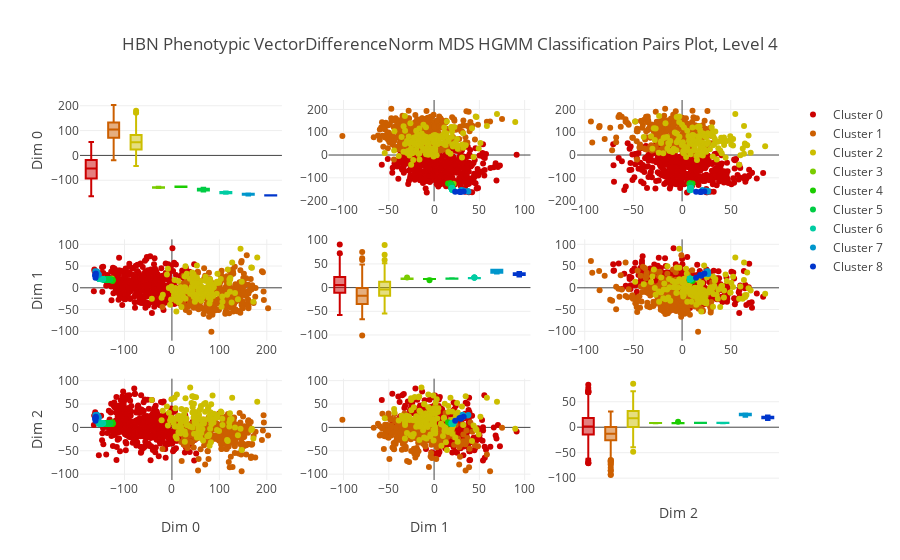

The cell this chart's notebook holds for it:
### Code cell
lpl.HGMMPairsPlot(clustered).plot()

### Figure 1 — Plotly figure (JSON) as saved in the notebook; plotly's stock layout.template omitted (floating-point values rounded to 4 significant figures; data arrays with more than 128 entries replaced by an {"elided": "..."} marker saying what was removed)
{"data": [{"marker": {"color": "rgb(204, 0, 0)"}, "name": null, "showlegend": false, "type": "box", "xaxis": "x1", "y": {"elided": "445 float values"}, "yaxis": "y1"}, {"marker": {"color": "rgb(204, 95, 0)"}, "name": null, "showlegend": false, "type": "box", "xaxis": "x1", "y": {"elided": "289 float values"}, "yaxis": "y1"}, {"marker": {"color": "rgb(204, 190, 0)"}, "name": null, "showlegend": false, "type": "box", "xaxis": "x1", "y": {"elided": "136 float values"}, "yaxis": "y1"}, {"marker": {"color": "rgb(122, 204, 0)"}, "name": null, "showlegend": false, "type": "box", "xaxis": "x1", "y": [-128.4, -129.0, -129.6, -129.8, -126.5, -130.4, -131.3], "yaxis": "y1"}, {"marker": {"color": "rgb(27, 204, 0)"}, "name": null, "showlegend": false, "type": "box", "xaxis": "x1", "y": [-125.3, -124.9, -125.0, -125.2, -125.7, -126.0, -126.8, -126.8, -127.2, -127.6], "yaxis": "y1"}, {"marker": {"color": "rgb(0, 204, 68)"}, "name": null, "showlegend": false, "type": "box", "xaxis": "x1", "y": [-129.9, -131.3, -131.8, -132.2, -132.7, -132.6, -132.9, -133.7, -134.3, -134.2, -134.9, -135.4, -135.6, -135.6, -136.2, -136.2, -136.8, -137.1, -137.3, -137.7, -137.9, -138.3, -138.6, -139.3, -139.6, -139.9, -140.1, -140.8, -140.8, -141.1, -141.7, -141.6, -142.6, -142.2, -142.9, -143.2, -143.8, -143.8, -144.0, -145.3], "yaxis": "y1"}, {"marker": {"color": "rgb(0, 204, 163)"}, "name": null, "showlegend": false, "type": "box", "xaxis": "x1", "y": [-144.9, -145.5, -146.0, -146.5, -146.7, -147.4, -147.1, -147.4, -148.4, -148.4, -149.1, -148.6, -149.7, -149.3, -149.9, -150.6, -150.9, -151.5, -151.8, -151.2, -152.1, -151.9, -152.8, -152.4, -152.7, -154.0, -154.3, -154.5], "yaxis": "y1"}, {"marker": {"color": "rgb(0, 150, 204)"}, "name": null, "showlegend": false, "type": "box", "xaxis": "x1", "y": [-153.9, -157.7, -155.3, -157.7, -161.6], "yaxis": "y1"}, {"marker": {"color": "rgb(0, 54, 204)"}, "name": null, "showlegend": false, "type": "box", "xaxis": "x1", "y": [-160.3, -161.0, -161.0, -161.8, -161.5], "yaxis": "y1"}, {"marker": {"color": "rgb(204, 0, 0)", "size": 6}, "mode": "markers", "name": "Cluster 0", "showlegend": true, "type": "scatter", "x": {"elided": "445 float values"}, "xaxis": "x2", "y": {"elided": "445 float values"}, "yaxis": "y2"}, {"marker": {"color": "rgb(204, 95, 0)", "size": 6}, "mode": "markers", "name": "Cluster 1", "showlegend": true, "type": "scatter", "x": {"elided": "289 float values"}, "xaxis": "x2", "y": {"elided": "289 float values"}, "yaxis": "y2"}, {"marker": {"color": "rgb(204, 190, 0)", "size": 6}, "mode": "markers", "name": "Cluster 2", "showlegend": true, "type": "scatter", "x": {"elided": "136 float values"}, "xaxis": "x2", "y": {"elided": "136 float values"}, "yaxis": "y2"}, {"marker": {"color": "rgb(122, 204, 0)", "size": 6}, "mode": "markers", "name": "Cluster 3", "showlegend": true, "type": "scatter", "x": [19.05, 18.78, 18.28, 18.1, 21.55, 17.98, 18.29], "xaxis": "x2", "y": [-128.4, -129.0, -129.6, -129.8, -126.5, -130.4, -131.3], "yaxis": "y2"}, {"marker": {"color": "rgb(27, 204, 0)", "size": 6}, "mode": "markers", "name": "Cluster 4", "showlegend": true, "type": "scatter", "x": [15.4, 17.9, 18.03, 18.13, 18.04, 17.98, 18.51, 18.4, 18.76, 18.4], "xaxis": "x2", "y": [-125.3, -124.9, -125.0, -125.2, -125.7, -126.0, -126.8, -126.8, -127.2, -127.6], "yaxis": "y2"}, {"marker": {"color": "rgb(0, 204, 68)", "size": 6}, "mode": "markers", "name": "Cluster 5", "showlegend": true, "type": "scatter", "x": [18.69, 18.43, 18.87, 19.22, 18.81, 18.83, 18.51, 18.71, 19.36, 19.47, 19.37, 19.37, 19.59, 19.14, 19.54, 18.93, 18.94, 18.88, 18.82, 19.3, 19.02, 19.23, 19.54, 19.56, 19.32, 19.51, 19.11, 19.27, 19.46, 19.32, 19.58, 19.6, 19.14, 18.78, 19.17, 19.07, 19.15, 19.35, 19.2, 19.88], "xaxis": "x2", "y": [-129.9, -131.3, -131.8, -132.2, -132.7, -132.6, -132.9, -133.7, -134.3, -134.2, -134.9, -135.4, -135.6, -135.6, -136.2, -136.2, -136.8, -137.1, -137.3, -137.7, -137.9, -138.3, -138.6, -139.3, -139.6, -139.9, -140.1, -140.8, -140.8, -141.1, -141.7, -141.6, -142.6, -142.2, -142.9, -143.2, -143.8, -143.8, -144.0, -145.3], "yaxis": "y2"}, {"marker": {"color": "rgb(0, 204, 163)", "size": 6}, "mode": "markers", "name": "Cluster 6", "showlegend": true, "type": "scatter", "x": [19.79, 20.04, 19.53, 19.47, 20.3, 19.77, 20.25, 19.91, 20.03, 20.35, 20.26, 19.86, 20.22, 19.62, 20.16, 20.08, 20.04, 20.16, 20.03, 20.09, 20.93, 19.94, 20.36, 21.08, 20.22, 21.37, 20.73, 21.32], "xaxis": "x2", "y": [-144.9, -145.5, -146.0, -146.5, -146.7, -147.4, -147.1, -147.4, -148.4, -148.4, -149.1, -148.6, -149.7, -149.3, -149.9, -150.6, -150.9, -151.5, -151.8, -151.2, -152.1, -151.9, -152.8, -152.4, -152.7, -154.0, -154.3, -154.5], "yaxis": "y2"}, {"marker": {"color": "rgb(0, 150, 204)", "size": 6}, "mode": "markers", "name": "Cluster 7", "showlegend": true, "type": "scatter", "x": [29.93, 31.49, 32.47, 37.37, 37.91], "xaxis": "x2", "y": [-153.9, -157.7, -155.3, -157.7, -161.6], "yaxis": "y2"}, {"marker": {"color": "rgb(0, 54, 204)", "size": 6}, "mode": "markers", "name": "Cluster 8", "showlegend": true, "type": "scatter", "x": [32.66, 23.31, 27.85, 29.62, 28.96], "xaxis": "x2", "y": [-160.3, -161.0, -161.0, -161.8, -161.5], "yaxis": "y2"}, {"marker": {"color": "rgb(204, 0, 0)", "size": 6}, "mode": "markers", "name": "Cluster 0", "showlegend": false, "type": "scatter", "x": {"elided": "445 float values"}, "xaxis": "x3", "y": {"elided": "445 float values"}, "yaxis": "y3"}, {"marker": {"color": "rgb(204, 95, 0)", "size": 6}, "mode": "markers", "name": "Cluster 1", "showlegend": false, "type": "scatter", "x": {"elided": "289 float values"}, "xaxis": "x3", "y": {"elided": "289 float values"}, "yaxis": "y3"}, {"marker": {"color": "rgb(204, 190, 0)", "size": 6}, "mode": "markers", "name": "Cluster 2", "showlegend": false, "type": "scatter", "x": {"elided": "136 float values"}, "xaxis": "x3", "y": {"elided": "136 float values"}, "yaxis": "y3"}, {"marker": {"color": "rgb(122, 204, 0)", "size": 6}, "mode": "markers", "name": "Cluster 3", "showlegend": false, "type": "scatter", "x": [8.388, 8.396, 8.229, 8.024, 7.696, 8.155, 8.161], "xaxis": "x3", "y": [-128.4, -129.0, -129.6, -129.8, -126.5, -130.4, -131.3], "yaxis": "y3"}, {"marker": {"color": "rgb(27, 204, 0)", "size": 6}, "mode": "markers", "name": "Cluster 4", "showlegend": false, "type": "scatter", "x": [10.72, 8.326, 7.895, 7.949, 8.1, 7.892, 8.239, 8.035, 8.126, 8.118], "xaxis": "x3", "y": [-125.3, -124.9, -125.0, -125.2, -125.7, -126.0, -126.8, -126.8, -127.2, -127.6], "yaxis": "y3"}, {"marker": {"color": "rgb(0, 204, 68)", "size": 6}, "mode": "markers", "name": "Cluster 5", "showlegend": false, "type": "scatter", "x": [8.701, 8.17, 8.38, 8.363, 8.587, 8.451, 8.486, 8.569, 8.747, 8.662, 8.831, 8.691, 8.394, 8.429, 8.63, 8.597, 8.37, 8.387, 8.573, 8.501, 8.778, 8.899, 8.964, 8.789, 8.735, 8.414, 8.423, 8.382, 8.544, 8.64, 8.451, 8.357, 8.542, 8.407, 8.565, 8.927, 8.405, 8.736, 8.528, 8.798], "xaxis": "x3", "y": [-129.9, -131.3, -131.8, -132.2, -132.7, -132.6, -132.9, -133.7, -134.3, -134.2, -134.9, -135.4, -135.6, -135.6, -136.2, -136.2, -136.8, -137.1, -137.3, -137.7, -137.9, -138.3, -138.6, -139.3, -139.6, -139.9, -140.1, -140.8, -140.8, -141.1, -141.7, -141.6, -142.6, -142.2, -142.9, -143.2, -143.8, -143.8, -144.0, -145.3], "yaxis": "y3"}, {"marker": {"color": "rgb(0, 204, 163)", "size": 6}, "mode": "markers", "name": "Cluster 6", "showlegend": false, "type": "scatter", "x": [8.953, 8.972, 8.952, 8.841, 8.753, 8.415, 8.698, 8.536, 8.504, 8.282, 8.5, 7.997, 8.409, 8.089, 8.3, 8.355, 8.653, 8.446, 8.086, 8.318, 8.013, 8.262, 8.232, 8.659, 7.783, 8.132, 8.417, 8.371], "xaxis": "x3", "y": [-144.9, -145.5, -146.0, -146.5, -146.7, -147.4, -147.1, -147.4, -148.4, -148.4, -149.1, -148.6, -149.7, -149.3, -149.9, -150.6, -150.9, -151.5, -151.8, -151.2, -152.1, -151.9, -152.8, -152.4, -152.7, -154.0, -154.3, -154.5], "yaxis": "y3"}, {"marker": {"color": "rgb(0, 150, 204)", "size": 6}, "mode": "markers", "name": "Cluster 7", "showlegend": false, "type": "scatter", "x": [20.75, 26.91, 24.39, 25.26, 26.51], "xaxis": "x3", "y": [-153.9, -157.7, -155.3, -157.7, -161.6], "yaxis": "y3"}, {"marker": {"color": "rgb(0, 54, 204)", "size": 6}, "mode": "markers", "name": "Cluster 8", "showlegend": false, "type": "scatter", "x": [22.94, 14.38, 19.51, 18.54, 19.96], "xaxis": "x3", "y": [-160.3, -161.0, -161.0, -161.8, -161.5], "yaxis": "y3"}, {"marker": {"color": "rgb(204, 0, 0)", "size": 6}, "mode": "markers", "name": "Cluster 0", "showlegend": false, "type": "scatter", "x": {"elided": "445 float values"}, "xaxis": "x4", "y": {"elided": "445 float values"}, "yaxis": "y4"}, {"marker": {"color": "rgb(204, 95, 0)", "size": 6}, "mode": "markers", "name": "Cluster 1", "showlegend": false, "type": "scatter", "x": {"elided": "289 float values"}, "xaxis": "x4", "y": {"elided": "289 float values"}, "yaxis": "y4"}, {"marker": {"color": "rgb(204, 190, 0)", "size": 6}, "mode": "markers", "name": "Cluster 2", "showlegend": false, "type": "scatter", "x": {"elided": "136 float values"}, "xaxis": "x4", "y": {"elided": "136 float values"}, "yaxis": "y4"}, {"marker": {"color": "rgb(122, 204, 0)", "size": 6}, "mode": "markers", "name": "Cluster 3", "showlegend": false, "type": "scatter", "x": [-128.4, -129.0, -129.6, -129.8, -126.5, -130.4, -131.3], "xaxis": "x4", "y": [19.05, 18.78, 18.28, 18.1, 21.55, 17.98, 18.29], "yaxis": "y4"}, {"marker": {"color": "rgb(27, 204, 0)", "size": 6}, "mode": "markers", "name": "Cluster 4", "showlegend": false, "type": "scatter", "x": [-125.3, -124.9, -125.0, -125.2, -125.7, -126.0, -126.8, -126.8, -127.2, -127.6], "xaxis": "x4", "y": [15.4, 17.9, 18.03, 18.13, 18.04, 17.98, 18.51, 18.4, 18.76, 18.4], "yaxis": "y4"}, {"marker": {"color": "rgb(0, 204, 68)", "size": 6}, "mode": "markers", "name": "Cluster 5", "showlegend": false, "type": "scatter", "x": [-129.9, -131.3, -131.8, -132.2, -132.7, -132.6, -132.9, -133.7, -134.3, -134.2, -134.9, -135.4, -135.6, -135.6, -136.2, -136.2, -136.8, -137.1, -137.3, -137.7, -137.9, -138.3, -138.6, -139.3, -139.6, -139.9, -140.1, -140.8, -140.8, -141.1, -141.7, -141.6, -142.6, -142.2, -142.9, -143.2, -143.8, -143.8, -144.0, -145.3], "xaxis": "x4", "y": [18.69, 18.43, 18.87, 19.22, 18.81, 18.83, 18.51, 18.71, 19.36, 19.47, 19.37, 19.37, 19.59, 19.14, 19.54, 18.93, 18.94, 18.88, 18.82, 19.3, 19.02, 19.23, 19.54, 19.56, 19.32, 19.51, 19.11, 19.27, 19.46, 19.32, 19.58, 19.6, 19.14, 18.78, 19.17, 19.07, 19.15, 19.35, 19.2, 19.88], "yaxis": "y4"}, {"marker": {"color": "rgb(0, 204, 163)", "size": 6}, "mode": "markers", "name": "Cluster 6", "showlegend": false, "type": "scatter", "x": [-144.9, -145.5, -146.0, -146.5, -146.7, -147.4, -147.1, -147.4, -148.4, -148.4, -149.1, -148.6, -149.7, -149.3, -149.9, -150.6, -150.9, -151.5, -151.8, -151.2, -152.1, -151.9, -152.8, -152.4, -152.7, -154.0, -154.3, -154.5], "xaxis": "x4", "y": [19.79, 20.04, 19.53, 19.47, 20.3, 19.77, 20.25, 19.91, 20.03, 20.35, 20.26, 19.86, 20.22, 19.62, 20.16, 20.08, 20.04, 20.16, 20.03, 20.09, 20.93, 19.94, 20.36, 21.08, 20.22, 21.37, 20.73, 21.32], "yaxis": "y4"}, {"marker": {"color": "rgb(0, 150, 204)", "size": 6}, "mode": "markers", "name": "Cluster 7", "showlegend": false, "type": "scatter", "x": [-153.9, -157.7, -155.3, -157.7, -161.6], "xaxis": "x4", "y": [29.93, 31.49, 32.47, 37.37, 37.91], "yaxis": "y4"}, {"marker": {"color": "rgb(0, 54, 204)", "size": 6}, "mode": "markers", "name": "Cluster 8", "showlegend": false, "type": "scatter", "x": [-160.3, -161.0, -161.0, -161.8, -161.5], "xaxis": "x4", "y": [32.66, 23.31, 27.85, 29.62, 28.96], "yaxis": "y4"}, {"marker": {"color": "rgb(204, 0, 0)"}, "name": null, "showlegend": false, "type": "box", "xaxis": "x5", "y": {"elided": "445 float values"}, "yaxis": "y5"}, {"marker": {"color": "rgb(204, 95, 0)"}, "name": null, "showlegend": false, "type": "box", "xaxis": "x5", "y": {"elided": "289 float values"}, "yaxis": "y5"}, {"marker": {"color": "rgb(204, 190, 0)"}, "name": null, "showlegend": false, "type": "box", "xaxis": "x5", "y": {"elided": "136 float values"}, "yaxis": "y5"}, {"marker": {"color": "rgb(122, 204, 0)"}, "name": null, "showlegend": false, "type": "box", "xaxis": "x5", "y": [19.05, 18.78, 18.28, 18.1, 21.55, 17.98, 18.29], "yaxis": "y5"}, {"marker": {"color": "rgb(27, 204, 0)"}, "name": null, "showlegend": false, "type": "box", "xaxis": "x5", "y": [15.4, 17.9, 18.03, 18.13, 18.04, 17.98, 18.51, 18.4, 18.76, 18.4], "yaxis": "y5"}, {"marker": {"color": "rgb(0, 204, 68)"}, "name": null, "showlegend": false, "type": "box", "xaxis": "x5", "y": [18.69, 18.43, 18.87, 19.22, 18.81, 18.83, 18.51, 18.71, 19.36, 19.47, 19.37, 19.37, 19.59, 19.14, 19.54, 18.93, 18.94, 18.88, 18.82, 19.3, 19.02, 19.23, 19.54, 19.56, 19.32, 19.51, 19.11, 19.27, 19.46, 19.32, 19.58, 19.6, 19.14, 18.78, 19.17, 19.07, 19.15, 19.35, 19.2, 19.88], "yaxis": "y5"}, {"marker": {"color": "rgb(0, 204, 163)"}, "name": null, "showlegend": false, "type": "box", "xaxis": "x5", "y": [19.79, 20.04, 19.53, 19.47, 20.3, 19.77, 20.25, 19.91, 20.03, 20.35, 20.26, 19.86, 20.22, 19.62, 20.16, 20.08, 20.04, 20.16, 20.03, 20.09, 20.93, 19.94, 20.36, 21.08, 20.22, 21.37, 20.73, 21.32], "yaxis": "y5"}, {"marker": {"color": "rgb(0, 150, 204)"}, "name": null, "showlegend": false, "type": "box", "xaxis": "x5", "y": [29.93, 31.49, 32.47, 37.37, 37.91], "yaxis": "y5"}, {"marker": {"color": "rgb(0, 54, 204)"}, "name": null, "showlegend": false, "type": "box", "xaxis": "x5", "y": [32.66, 23.31, 27.85, 29.62, 28.96], "yaxis": "y5"}, {"marker": {"color": "rgb(204, 0, 0)", "size": 6}, "mode": "markers", "name": "Cluster 0", "showlegend": false, "type": "scatter", "x": {"elided": "445 float values"}, "xaxis": "x6", "y": {"elided": "445 float values"}, "yaxis": "y6"}, {"marker": {"color": "rgb(204, 95, 0)", "size": 6}, "mode": "markers", "name": "Cluster 1", "showlegend": false, "type": "scatter", "x": {"elided": "289 float values"}, "xaxis": "x6", "y": {"elided": "289 float values"}, "yaxis": "y6"}, {"marker": {"color": "rgb(204, 190, 0)", "size": 6}, "mode": "markers", "name": "Cluster 2", "showlegend": false, "type": "scatter", "x": {"elided": "136 float values"}, "xaxis": "x6", "y": {"elided": "136 float values"}, "yaxis": "y6"}, {"marker": {"color": "rgb(122, 204, 0)", "size": 6}, "mode": "markers", "name": "Cluster 3", "showlegend": false, "type": "scatter", "x": [8.388, 8.396, 8.229, 8.024, 7.696, 8.155, 8.161], "xaxis": "x6", "y": [19.05, 18.78, 18.28, 18.1, 21.55, 17.98, 18.29], "yaxis": "y6"}, {"marker": {"color": "rgb(27, 204, 0)", "size": 6}, "mode": "markers", "name": "Cluster 4", "showlegend": false, "type": "scatter", "x": [10.72, 8.326, 7.895, 7.949, 8.1, 7.892, 8.239, 8.035, 8.126, 8.118], "xaxis": "x6", "y": [15.4, 17.9, 18.03, 18.13, 18.04, 17.98, 18.51, 18.4, 18.76, 18.4], "yaxis": "y6"}, {"marker": {"color": "rgb(0, 204, 68)", "size": 6}, "mode": "markers", "name": "Cluster 5", "showlegend": false, "type": "scatter", "x": [8.701, 8.17, 8.38, 8.363, 8.587, 8.451, 8.486, 8.569, 8.747, 8.662, 8.831, 8.691, 8.394, 8.429, 8.63, 8.597, 8.37, 8.387, 8.573, 8.501, 8.778, 8.899, 8.964, 8.789, 8.735, 8.414, 8.423, 8.382, 8.544, 8.64, 8.451, 8.357, 8.542, 8.407, 8.565, 8.927, 8.405, 8.736, 8.528, 8.798], "xaxis": "x6", "y": [18.69, 18.43, 18.87, 19.22, 18.81, 18.83, 18.51, 18.71, 19.36, 19.47, 19.37, 19.37, 19.59, 19.14, 19.54, 18.93, 18.94, 18.88, 18.82, 19.3, 19.02, 19.23, 19.54, 19.56, 19.32, 19.51, 19.11, 19.27, 19.46, 19.32, 19.58, 19.6, 19.14, 18.78, 19.17, 19.07, 19.15, 19.35, 19.2, 19.88], "yaxis": "y6"}, {"marker": {"color": "rgb(0, 204, 163)", "size": 6}, "mode": "markers", "name": "Cluster 6", "showlegend": false, "type": "scatter", "x": [8.953, 8.972, 8.952, 8.841, 8.753, 8.415, 8.698, 8.536, 8.504, 8.282, 8.5, 7.997, 8.409, 8.089, 8.3, 8.355, 8.653, 8.446, 8.086, 8.318, 8.013, 8.262, 8.232, 8.659, 7.783, 8.132, 8.417, 8.371], "xaxis": "x6", "y": [19.79, 20.04, 19.53, 19.47, 20.3, 19.77, 20.25, 19.91, 20.03, 20.35, 20.26, 19.86, 20.22, 19.62, 20.16, 20.08, 20.04, 20.16, 20.03, 20.09, 20.93, 19.94, 20.36, 21.08, 20.22, 21.37, 20.73, 21.32], "yaxis": "y6"}, {"marker": {"color": "rgb(0, 150, 204)", "size": 6}, "mode": "markers", "name": "Cluster 7", "showlegend": false, "type": "scatter", "x": [20.75, 26.91, 24.39, 25.26, 26.51], "xaxis": "x6", "y": [29.93, 31.49, 32.47, 37.37, 37.91], "yaxis": "y6"}, {"marker": {"color": "rgb(0, 54, 204)", "size": 6}, "mode": "markers", "name": "Cluster 8", "showlegend": false, "type": "scatter", "x": [22.94, 14.38, 19.51, 18.54, 19.96], "xaxis": "x6", "y": [32.66, 23.31, 27.85, 29.62, 28.96], "yaxis": "y6"}, {"marker": {"color": "rgb(204, 0, 0)", "size": 6}, "mode": "markers", "name": "Cluster 0", "showlegend": false, "type": "scatter", "x": {"elided": "445 float values"}, "xaxis": "x7", "y": {"elided": "445 float values"}, "yaxis": "y7"}, {"marker": {"color": "rgb(204, 95, 0)", "size": 6}, "mode": "markers", "name": "Cluster 1", "showlegend": false, "type": "scatter", "x": {"elided": "289 float values"}, "xaxis": "x7", "y": {"elided": "289 float values"}, "yaxis": "y7"}, {"marker": {"color": "rgb(204, 190, 0)", "size": 6}, "mode": "markers", "name": "Cluster 2", "showlegend": false, "type": "scatter", "x": {"elided": "136 float values"}, "xaxis": "x7", "y": {"elided": "136 float values"}, "yaxis": "y7"}, {"marker": {"color": "rgb(122, 204, 0)", "size": 6}, "mode": "markers", "name": "Cluster 3", "showlegend": false, "type": "scatter", "x": [-128.4, -129.0, -129.6, -129.8, -126.5, -130.4, -131.3], "xaxis": "x7", "y": [8.388, 8.396, 8.229, 8.024, 7.696, 8.155, 8.161], "yaxis": "y7"}, {"marker": {"color": "rgb(27, 204, 0)", "size": 6}, "mode": "markers", "name": "Cluster 4", "showlegend": false, "type": "scatter", "x": [-125.3, -124.9, -125.0, -125.2, -125.7, -126.0, -126.8, -126.8, -127.2, -127.6], "xaxis": "x7", "y": [10.72, 8.326, 7.895, 7.949, 8.1, 7.892, 8.239, 8.035, 8.126, 8.118], "yaxis": "y7"}, {"marker": {"color": "rgb(0, 204, 68)", "size": 6}, "mode": "markers", "name": "Cluster 5", "showlegend": false, "type": "scatter", "x": [-129.9, -131.3, -131.8, -132.2, -132.7, -132.6, -132.9, -133.7, -134.3, -134.2, -134.9, -135.4, -135.6, -135.6, -136.2, -136.2, -136.8, -137.1, -137.3, -137.7, -137.9, -138.3, -138.6, -139.3, -139.6, -139.9, -140.1, -140.8, -140.8, -141.1, -141.7, -141.6, -142.6, -142.2, -142.9, -143.2, -143.8, -143.8, -144.0, -145.3], "xaxis": "x7", "y": [8.701, 8.17, 8.38, 8.363, 8.587, 8.451, 8.486, 8.569, 8.747, 8.662, 8.831, 8.691, 8.394, 8.429, 8.63, 8.597, 8.37, 8.387, 8.573, 8.501, 8.778, 8.899, 8.964, 8.789, 8.735, 8.414, 8.423, 8.382, 8.544, 8.64, 8.451, 8.357, 8.542, 8.407, 8.565, 8.927, 8.405, 8.736, 8.528, 8.798], "yaxis": "y7"}, {"marker": {"color": "rgb(0, 204, 163)", "size": 6}, "mode": "markers", "name": "Cluster 6", "showlegend": false, "type": "scatter", "x": [-144.9, -145.5, -146.0, -146.5, -146.7, -147.4, -147.1, -147.4, -148.4, -148.4, -149.1, -148.6, -149.7, -149.3, -149.9, -150.6, -150.9, -151.5, -151.8, -151.2, -152.1, -151.9, -152.8, -152.4, -152.7, -154.0, -154.3, -154.5], "xaxis": "x7", "y": [8.953, 8.972, 8.952, 8.841, 8.753, 8.415, 8.698, 8.536, 8.504, 8.282, 8.5, 7.997, 8.409, 8.089, 8.3, 8.355, 8.653, 8.446, 8.086, 8.318, 8.013, 8.262, 8.232, 8.659, 7.783, 8.132, 8.417, 8.371], "yaxis": "y7"}, {"marker": {"color": "rgb(0, 150, 204)", "size": 6}, "mode": "markers", "name": "Cluster 7", "showlegend": false, "type": "scatter", "x": [-153.9, -157.7, -155.3, -157.7, -161.6], "xaxis": "x7", "y": [20.75, 26.91, 24.39, 25.26, 26.51], "yaxis": "y7"}, {"marker": {"color": "rgb(0, 54, 204)", "size": 6}, "mode": "markers", "name": "Cluster 8", "showlegend": false, "type": "scatter", "x": [-160.3, -161.0, -161.0, -161.8, -161.5], "xaxis": "x7", "y": [22.94, 14.38, 19.51, 18.54, 19.96], "yaxis": "y7"}, {"marker": {"color": "rgb(204, 0, 0)", "size": 6}, "mode": "markers", "name": "Cluster 0", "showlegend": false, "type": "scatter", "x": {"elided": "445 float values"}, "xaxis": "x8", "y": {"elided": "445 float values"}, "yaxis": "y8"}, {"marker": {"color": "rgb(204, 95, 0)", "size": 6}, "mode": "markers", "name": "Cluster 1", "showlegend": false, "type": "scatter", "x": {"elided": "289 float values"}, "xaxis": "x8", "y": {"elided": "289 float values"}, "yaxis": "y8"}, {"marker": {"color": "rgb(204, 190, 0)", "size": 6}, "mode": "markers", "name": "Cluster 2", "showlegend": false, "type": "scatter", "x": {"elided": "136 float values"}, "xaxis": "x8", "y": {"elided": "136 float values"}, "yaxis": "y8"}, {"marker": {"color": "rgb(122, 204, 0)", "size": 6}, "mode": "markers", "name": "Cluster 3", "showlegend": false, "type": "scatter", "x": [19.05, 18.78, 18.28, 18.1, 21.55, 17.98, 18.29], "xaxis": "x8", "y": [8.388, 8.396, 8.229, 8.024, 7.696, 8.155, 8.161], "yaxis": "y8"}, {"marker": {"color": "rgb(27, 204, 0)", "size": 6}, "mode": "markers", "name": "Cluster 4", "showlegend": false, "type": "scatter", "x": [15.4, 17.9, 18.03, 18.13, 18.04, 17.98, 18.51, 18.4, 18.76, 18.4], "xaxis": "x8", "y": [10.72, 8.326, 7.895, 7.949, 8.1, 7.892, 8.239, 8.035, 8.126, 8.118], "yaxis": "y8"}, {"marker": {"color": "rgb(0, 204, 68)", "size": 6}, "mode": "markers", "name": "Cluster 5", "showlegend": false, "type": "scatter", "x": [18.69, 18.43, 18.87, 19.22, 18.81, 18.83, 18.51, 18.71, 19.36, 19.47, 19.37, 19.37, 19.59, 19.14, 19.54, 18.93, 18.94, 18.88, 18.82, 19.3, 19.02, 19.23, 19.54, 19.56, 19.32, 19.51, 19.11, 19.27, 19.46, 19.32, 19.58, 19.6, 19.14, 18.78, 19.17, 19.07, 19.15, 19.35, 19.2, 19.88], "xaxis": "x8", "y": [8.701, 8.17, 8.38, 8.363, 8.587, 8.451, 8.486, 8.569, 8.747, 8.662, 8.831, 8.691, 8.394, 8.429, 8.63, 8.597, 8.37, 8.387, 8.573, 8.501, 8.778, 8.899, 8.964, 8.789, 8.735, 8.414, 8.423, 8.382, 8.544, 8.64, 8.451, 8.357, 8.542, 8.407, 8.565, 8.927, 8.405, 8.736, 8.528, 8.798], "yaxis": "y8"}, {"marker": {"color": "rgb(0, 204, 163)", "size": 6}, "mode": "markers", "name": "Cluster 6", "showlegend": false, "type": "scatter", "x": [19.79, 20.04, 19.53, 19.47, 20.3, 19.77, 20.25, 19.91, 20.03, 20.35, 20.26, 19.86, 20.22, 19.62, 20.16, 20.08, 20.04, 20.16, 20.03, 20.09, 20.93, 19.94, 20.36, 21.08, 20.22, 21.37, 20.73, 21.32], "xaxis": "x8", "y": [8.953, 8.972, 8.952, 8.841, 8.753, 8.415, 8.698, 8.536, 8.504, 8.282, 8.5, 7.997, 8.409, 8.089, 8.3, 8.355, 8.653, 8.446, 8.086, 8.318, 8.013, 8.262, 8.232, 8.659, 7.783, 8.132, 8.417, 8.371], "yaxis": "y8"}, {"marker": {"color": "rgb(0, 150, 204)", "size": 6}, "mode": "markers", "name": "Cluster 7", "showlegend": false, "type": "scatter", "x": [29.93, 31.49, 32.47, 37.37, 37.91], "xaxis": "x8", "y": [20.75, 26.91, 24.39, 25.26, 26.51], "yaxis": "y8"}, {"marker": {"color": "rgb(0, 54, 204)", "size": 6}, "mode": "markers", "name": "Cluster 8", "showlegend": false, "type": "scatter", "x": [32.66, 23.31, 27.85, 29.62, 28.96], "xaxis": "x8", "y": [22.94, 14.38, 19.51, 18.54, 19.96], "yaxis": "y8"}, {"marker": {"color": "rgb(204, 0, 0)"}, "name": null, "showlegend": false, "type": "box", "xaxis": "x9", "y": {"elided": "445 float values"}, "yaxis": "y9"}, {"marker": {"color": "rgb(204, 95, 0)"}, "name": null, "showlegend": false, "type": "box", "xaxis": "x9", "y": {"elided": "289 float values"}, "yaxis": "y9"}, {"marker": {"color": "rgb(204, 190, 0)"}, "name": null, "showlegend": false, "type": "box", "xaxis": "x9", "y": {"elided": "136 float values"}, "yaxis": "y9"}, {"marker": {"color": "rgb(122, 204, 0)"}, "name": null, "showlegend": false, "type": "box", "xaxis": "x9", "y": [8.388, 8.396, 8.229, 8.024, 7.696, 8.155, 8.161], "yaxis": "y9"}, {"marker": {"color": "rgb(27, 204, 0)"}, "name": null, "showlegend": false, "type": "box", "xaxis": "x9", "y": [10.72, 8.326, 7.895, 7.949, 8.1, 7.892, 8.239, 8.035, 8.126, 8.118], "yaxis": "y9"}, {"marker": {"color": "rgb(0, 204, 68)"}, "name": null, "showlegend": false, "type": "box", "xaxis": "x9", "y": [8.701, 8.17, 8.38, 8.363, 8.587, 8.451, 8.486, 8.569, 8.747, 8.662, 8.831, 8.691, 8.394, 8.429, 8.63, 8.597, 8.37, 8.387, 8.573, 8.501, 8.778, 8.899, 8.964, 8.789, 8.735, 8.414, 8.423, 8.382, 8.544, 8.64, 8.451, 8.357, 8.542, 8.407, 8.565, 8.927, 8.405, 8.736, 8.528, 8.798], "yaxis": "y9"}, {"marker": {"color": "rgb(0, 204, 163)"}, "name": null, "showlegend": false, "type": "box", "xaxis": "x9", "y": [8.953, 8.972, 8.952, 8.841, 8.753, 8.415, 8.698, 8.536, 8.504, 8.282, 8.5, 7.997, 8.409, 8.089, 8.3, 8.355, 8.653, 8.446, 8.086, 8.318, 8.013, 8.262, 8.232, 8.659, 7.783, 8.132, 8.417, 8.371], "yaxis": "y9"}, {"marker": {"color": "rgb(0, 150, 204)"}, "name": null, "showlegend": false, "type": "box", "xaxis": "x9", "y": [20.75, 26.91, 24.39, 25.26, 26.51], "yaxis": "y9"}, {"marker": {"color": "rgb(0, 54, 204)"}, "name": null, "showlegend": false, "type": "box", "xaxis": "x9", "y": [22.94, 14.38, 19.51, 18.54, 19.96], "yaxis": "y9"}], "layout": {"showlegend": true, "title": "HBN Phenotypic VectorDifferenceNorm MDS HGMM Classification Pairs Plot, Level 4", "xaxis1": {"anchor": "y1", "domain": [0, 0.2889], "showticklabels": false}, "xaxis2": {"anchor": "y2", "domain": [0.3556, 0.6444]}, "xaxis3": {"anchor": "y3", "domain": [0.7111, 1]}, "xaxis4": {"anchor": "y4", "domain": [0, 0.2889]}, "xaxis5": {"anchor": "y5", "domain": [0.3556, 0.6444], "showticklabels": false}, "xaxis6": {"anchor": "y6", "domain": [0.7111, 1]}, "xaxis7": {"anchor": "y7", "domain": [0, 0.2889], "title": "Dim 0"}, "xaxis8": {"anchor": "y8", "domain": [0.3556, 0.6444], "title": "Dim 1"}, "xaxis9": {"anchor": "y9", "domain": [0.7111, 1], "showticklabels": false, "title": "Dim 2"}, "yaxis1": {"anchor": "x1", "domain": [0.7333, 1], "title": "Dim 0"}, "yaxis2": {"anchor": "x2", "domain": [0.7333, 1]}, "yaxis3": {"anchor": "x3", "domain": [0.7333, 1]}, "yaxis4": {"anchor": "x4", "domain": [0.3667, 0.6333], "title": "Dim 1"}, "yaxis5": {"anchor": "x5", "domain": [0.3667, 0.6333]}, "yaxis6": {"anchor": "x6", "domain": [0.3667, 0.6333]}, "yaxis7": {"anchor": "x7", "domain": [0, 0.2667], "title": "Dim 2"}, "yaxis8": {"anchor": "x8", "domain": [0, 0.2667]}, "yaxis9": {"anchor": "x9", "domain": [0, 0.2667]}}}
